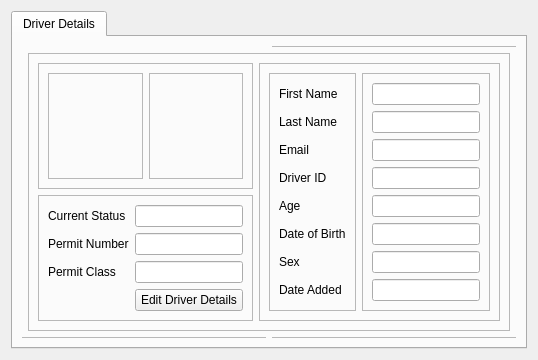
      <widget class="QWidget" name="page_9">
       <layout class="QGridLayout" name="gridLayout_77">
        <item row="0" column="0">
         <widget class="QTabWidget" name="userwidget_2">
          <property name="tabShape">
           <enum>QTabWidget::Rounded</enum>
          </property>
          <property name="currentIndex">
           <number>0</number>
          </property>
          <widget class="QWidget" name="tab_13">
           <attribute name="title">
            <string>Driver Details</string>
           </attribute>
           <layout class="QGridLayout" name="gridLayout_70">
            <item row="0" column="0" colspan="2">
             <widget class="QWidget" name="widget_7" native="true"/>
            </item>
            <item row="0" column="2" colspan="2">
             <widget class="QFrame" name="frame_64">
              <property name="frameShape">
               <enum>QFrame::StyledPanel</enum>
              </property>
              <property name="frameShadow">
               <enum>QFrame::Raised</enum>
              </property>
             </widget>
            </item>
            <item row="1" column="0">
             <widget class="QFrame" name="frame_65">
              <property name="frameShape">
               <enum>QFrame::StyledPanel</enum>
              </property>
              <property name="frameShadow">
               <enum>QFrame::Raised</enum>
              </property>
             </widget>
            </item>
            <item row="1" column="1" colspan="2">
             <widget class="QFrame" name="frame_66">
              <property name="frameShape">
               <enum>QFrame::StyledPanel</enum>
              </property>
              <property name="frameShadow">
               <enum>QFrame::Raised</enum>
              </property>
              <layout class="QGridLayout" name="gridLayout_71">
               <item row="0" column="0">
                <widget class="QFrame" name="userimageframe_2">
                 <property name="frameShape">
                  <enum>QFrame::StyledPanel</enum>
                 </property>
                 <property name="frameShadow">
                  <enum>QFrame::Raised</enum>
                 </property>
                 <layout class="QGridLayout" name="gridLayout_72">
                  <item row="0" column="0">
                   <widget class="QFrame" name="frame_67">
                    <property name="frameShape">
                     <enum>QFrame::StyledPanel</enum>
                    </property>
                    <property name="frameShadow">
                     <enum>QFrame::Raised</enum>
                    </property>
                   </widget>
                  </item>
                  <item row="0" column="1">
                   <widget class="QFrame" name="frame_68">
                    <property name="frameShape">
                     <enum>QFrame::StyledPanel</enum>
                    </property>
                    <property name="frameShadow">
                     <enum>QFrame::Raised</enum>
                    </property>
                   </widget>
                  </item>
                 </layout>
                </widget>
               </item>
               <item row="0" column="1" rowspan="2">
                <widget class="QFrame" name="frame_69">
                 <property name="frameShape">
                  <enum>QFrame::StyledPanel</enum>
                 </property>
                 <property name="frameShadow">
                  <enum>QFrame::Raised</enum>
                 </property>
                 <layout class="QGridLayout" name="gridLayout_73">
                  <item row="0" column="0">
                   <widget class="QFrame" name="frame_70">
                    <property name="frameShape">
                     <enum>QFrame::StyledPanel</enum>
                    </property>
                    <property name="frameShadow">
                     <enum>QFrame::Raised</enum>
                    </property>
                    <layout class="QGridLayout" name="gridLayout_74">
                     <item row="6" column="0">
                      <widget class="QLabel" name="label_67">
                       <property name="text">
                        <string>Sex</string>
                       </property>
                      </widget>
                     </item>
                     <item row="7" column="0">
                      <widget class="QLabel" name="label_68">
                       <property name="text">
                        <string>Date Added</string>
                       </property>
                      </widget>
                     </item>
                     <item row="0" column="0">
                      <widget class="QLabel" name="label_57">
                       <property name="text">
                        <string>First Name</string>
                       </property>
                      </widget>
                     </item>
                     <item row="3" column="0">
                      <widget class="QLabel" name="label_60">
                       <property name="text">
                        <string>Driver ID</string>
                       </property>
                      </widget>
                     </item>
                     <item row="5" column="0">
                      <widget class="QLabel" name="label_66">
                       <property name="text">
                        <string>Date of Birth</string>
                       </property>
                      </widget>
                     </item>
                     <item row="1" column="0">
                      <widget class="QLabel" name="label_58">
                       <property name="text">
                        <string>Last Name</string>
                       </property>
                      </widget>
                     </item>
                     <item row="4" column="0">
                      <widget class="QLabel" name="label_61">
                       <property name="text">
                        <string>Age</string>
                       </property>
                      </widget>
                     </item>
                     <item row="2" column="0">
                      <widget class="QLabel" name="label_72">
                       <property name="text">
                        <string>Email</string>
                       </property>
                      </widget>
                     </item>
                    </layout>
                   </widget>
                  </item>
                  <item row="0" column="1">
                   <widget class="QFrame" name="frame_71">
                    <property name="frameShape">
                     <enum>QFrame::StyledPanel</enum>
                    </property>
                    <property name="frameShadow">
                     <enum>QFrame::Raised</enum>
                    </property>
                    <layout class="QGridLayout" name="gridLayout_75">
                     <item row="3" column="0">
                      <widget class="QLineEdit" name="driveriddisplay"/>
                     </item>
                     <item row="1" column="0">
                      <widget class="QLineEdit" name="driverlndisplay"/>
                     </item>
                     <item row="6" column="0">
                      <widget class="QLineEdit" name="driversexdisplay"/>
                     </item>
                     <item row="0" column="0">
                      <widget class="QLineEdit" name="driverfndisplay"/>
                     </item>
                     <item row="4" column="0">
                      <widget class="QLineEdit" name="driveragedisplay"/>
                     </item>
                     <item row="7" column="0">
                      <widget class="QLineEdit" name="driverdateddisplay"/>
                     </item>
                     <item row="5" column="0">
                      <widget class="QLineEdit" name="driverdobdisplay"/>
                     </item>
                     <item row="2" column="0">
                      <widget class="QLineEdit" name="driveremaildisplay"/>
                     </item>
                    </layout>
                   </widget>
                  </item>
                 </layout>
                </widget>
               </item>
               <item row="1" column="0">
                <widget class="QFrame" name="frame_72">
                 <property name="frameShape">
                  <enum>QFrame::StyledPanel</enum>
                 </property>
                 <property name="frameShadow">
                  <enum>QFrame::Raised</enum>
                 </property>
                 <layout class="QGridLayout" name="gridLayout_76">
                  <item row="1" column="1">
                   <widget class="QLineEdit" name="permitnumberdisplay"/>
                  </item>
                  <item row="3" column="1">
                   <widget class="QPushButton" name="editdriverdetails">
                    <property name="text">
                     <string>Edit Driver Details</string>
                    </property>
                   </widget>
                  </item>
                  <item row="2" column="0">
                   <widget class="QLabel" name="label_70">
                    <property name="text">
                     <string>Permit Class</string>
                    </property>
                   </widget>
                  </item>
                  <item row="2" column="1">
                   <widget class="QLineEdit" name="permitclassdisplay">
                    <property name="readOnly">
                     <bool>true</bool>
                    </property>
                   </widget>
                  </item>
                  <item row="1" column="0">
                   <widget class="QLabel" name="label_69">
                    <property name="text">
                     <string>Permit Number</string>
                    </property>
                   </widget>
                  </item>
                  <item row="0" column="1">
                   <widget class="QLineEdit" name="drivercurrentstatus"/>
                  </item>
                  <item row="0" column="0">
                   <widget class="QLabel" name="label_71">
                    <property name="text">
                     <string>Current Status</string>
                    </property>
                   </widget>
                  </item>
                 </layout>
                </widget>
               </item>
              </layout>
             </widget>
            </item>
            <item row="1" column="3">
             <widget class="QFrame" name="frame_73">
              <property name="frameShape">
               <enum>QFrame::StyledPanel</enum>
              </property>
              <property name="frameShadow">
               <enum>QFrame::Raised</enum>
              </property>
             </widget>
            </item>
            <item row="2" column="0" colspan="2">
             <widget class="QFrame" name="frame_74">
              <property name="frameShape">
               <enum>QFrame::StyledPanel</enum>
              </property>
              <property name="frameShadow">
               <enum>QFrame::Raised</enum>
              </property>
             </widget>
            </item>
            <item row="2" column="2" colspan="2">
             <widget class="QFrame" name="frame_75">
              <property name="frameShape">
               <enum>QFrame::StyledPanel</enum>
              </property>
              <property name="frameShadow">
               <enum>QFrame::Raised</enum>
              </property>
             </widget>
            </item>
           </layout>
          </widget>
         </widget>
        </item>
       </layout>
      </widget>
